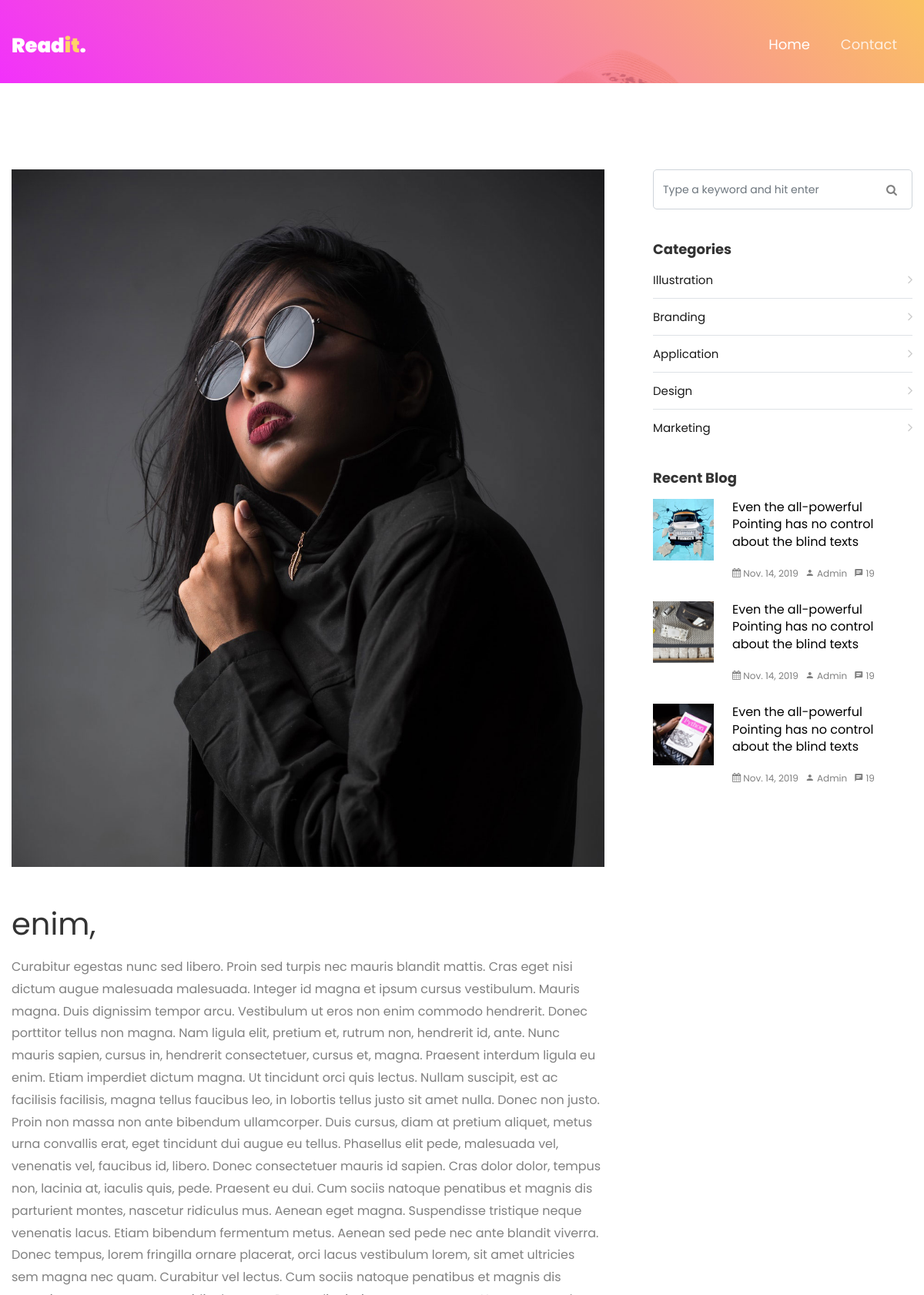
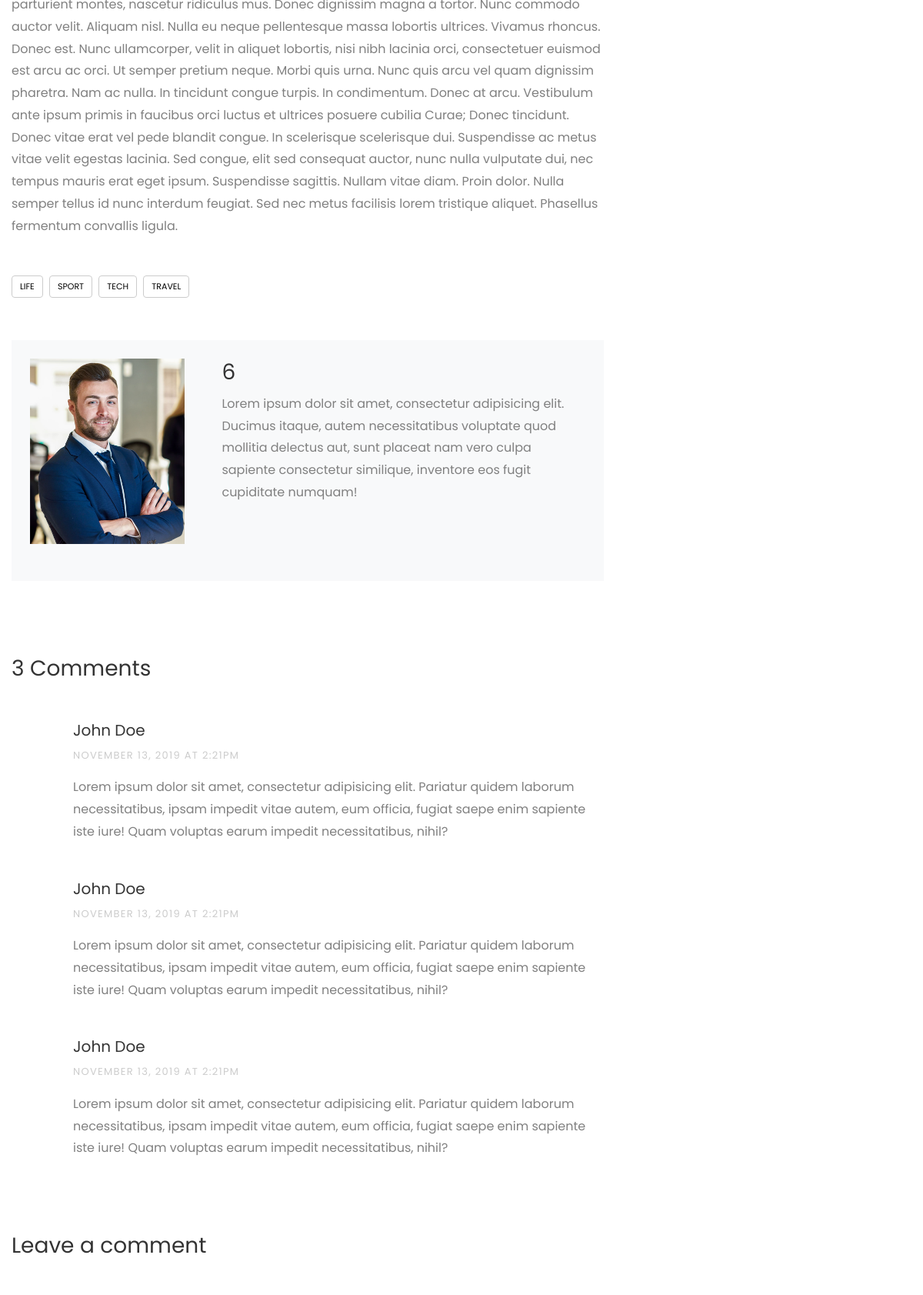
/posts/42/enim (upper part), run on the app's committed database (2 pictures, top to bottom).
### tables this page shows
CREATE TABLE `posts` (
  `id` int(10) unsigned NOT NULL AUTO_INCREMENT,
  `title` varchar(255) NOT NULL,
  `created_at` datetime DEFAULT NULL,
  `resume` varchar(255) DEFAULT NULL,
  `image` varchar(45) DEFAULT NULL,
  `content` text,
  `author_id` int(10) unsigned NOT NULL,
  `category_id` int(10) unsigned NOT NULL,
  PRIMARY KEY (`id`),
  KEY `fk_posts_authors_idx` (`author_id`),
  KEY `fk_posts_categories1_idx` (`category_id`),
  CONSTRAINT `fk_posts_authors` FOREIGN KEY (`author_id`) REFERENCES `authors` (`id`) ON DELETE NO ACTION ON UPDATE NO ACTION,
  CONSTRAINT `fk_posts_categories1` FOREIGN KEY (`category_id`) REFERENCES `categories` (`id`) ON DELETE NO ACTION ON UPDATE NO ACTION
);

### app/controllers/postsController.php (called while the page is built, shortened)
<?php
function showAction(PDO $connexion, int $id)
{
    include_once '../app/models/postsModel.php';
    $post = \App\Models\postsModel\findOneByID($connexion, $id);
    include '../app/views/posts/show.php';
}

### app/routers/posts.php (called while the page is built, shortened)
<?php
include_once "../app/controllers/postsController.php";
switch ($_GET['posts']):
    case 'show':
        PostsController\showAction($connexion, $_GET['id']);
        break;
endswitch;

### app/routers/index.php (called while the page is built)
<?php
if (isset($_GET['posts'])):
    include_once '../app/routers/posts.php';
else:
    include_once '../app/controllers/postsController.php';
    \App\Controllers\PostsController\indexAction($connexion);
endif;

### public/index.php (called while the page is built)
<?php
require_once "../core/init.php";
require_once "../app/routers/index.php";
require_once "../app/views/templates/default.php";

### app/models/postsModel.php (called while the page is built, shortened)
<?php
function findOneById(PDO $connexion, int $id): array
{
    $sql = "SELECT *
        FROM posts
        where id = :id";
    $rs = $connexion->prepare($sql);
    $rs->bindValue(':id', $id, PDO::PARAM_INT);
    $rs->execute();
    return $rs->fetch(PDO::FETCH_ASSOC);
}

### app/views/posts/show.php (the view, shortened to what this page needs)
<p class="mb-5">
    <img src="images/<?php echo $post['image']; ?>" alt="<?php echo $post['title']; ?>" class="img-fluid">
</p>
<h1 class="mb-3 h1"><?php echo $post['title']; ?></h1>
<div><?php echo $post['content']; ?></div>
<div class="tag-widget post-tag-container mb-5 mt-5">
    <div class="tagcloud">
        <a href="#" class="tag-cloud-link">Life</a>
        <a href="#" class="tag-cloud-link">Sport</a>
        <a href="#" class="tag-cloud-link">Tech</a>
        <a href="#" class="tag-cloud-link">Travel</a>
    </div>
</div>
<div class="about-author d-flex p-4 bg-light">
    <div class="bio mr-5">
        <img src="images/person_1.jpg" alt="Image placeholder" class="img-fluid mb-4">
    </div>
    <div class="desc">
        <h3><?php echo $post['author_id']; ?></h3>
        <p>Lorem ipsum dolor sit amet, consectetur adipisicing elit. Ducimus itaque, autem necessitatibus voluptate quod mollitia delectus aut, sunt placeat nam vero culpa sapiente consectetur similique, inventore eos fugit cupiditate numquam!</p>
    </div>
</div>
<div class="pt-5 mt-5">
    <h3 class="mb-5">3 Comments</h3>
    <ul class="comment-list">
        <li class="comment">
            <div class="comment-body">
                <h3>John Doe</h3>
                <div class="meta mb-3">November 13, 2019 at 2:21pm</div>
                <p>Lorem ipsum dolor sit amet, consectetur adipisicing elit. Pariatur quidem laborum necessitatibus, ipsam impedit vitae autem, eum officia, fugiat saepe enim sapiente iste iure! Quam voluptas earum impedit necessitatibus, nihil?</p>
            </div>
        </li>
        <li class="comment">
            <div class="comment-body">
                <h3>John Doe</h3>
                <div class="meta mb-3">November 13, 2019 at 2:21pm</div>
                <p>Lorem ipsum dolor sit amet, consectetur adipisicing elit. Pariatur quidem laborum necessitatibus, ipsam impedit vitae autem, eum officia, fugiat saepe enim sapiente iste iure! Quam voluptas earum impedit necessitatibus, nihil?</p>
            </div>
        </li>
        <li class="comment">
            <div class="comment-body">
                <h3>John Doe</h3>
                <div class="meta mb-3">November 13, 2019 at 2:21pm</div>
                <p>Lorem ipsum dolor sit amet, consectetur adipisicing elit. Pariatur quidem laborum necessitatibus, ipsam impedit vitae autem, eum officia, fugiat saepe enim sapiente iste iure! Quam voluptas earum impedit necessitatibus, nihil?</p>
            </div>
        </li>
    </ul>
    <div class="comment-form-wrap pt-5">
        <h3 class="mb-5">Leave a comment</h3>
    </div>
</div>

### data on the page
posts: image (picture), title "enim,", content "Curabitur egestas nunc sed libero. Proin sed turpis nec mauris blandit mattis. Cras eget nisi dictum augue malesuada malesuada. Integer id magna et ipsum cursus vestibulum. Mauris magna. Duis dignissim tempor arcu. Vestibulum ut eros non enim commodo hendrerit. Donec porttitor tellus non magna. Nam ligula elit, pretium et, rutrum non, hendrerit id, ante. Nunc mauris sapien, cursus in, hendrerit consectetuer, cursus et, magna. Praesent interdum ligula eu enim. Etiam imperdiet dictum magna. Ut tincidunt orci quis lectus. Nullam suscipit, est ac facilisis facilisis, magna tellus faucibus leo, in lobortis tellus justo sit amet nulla. Donec non justo. Proin non massa non ante bibendum…", author "6"
